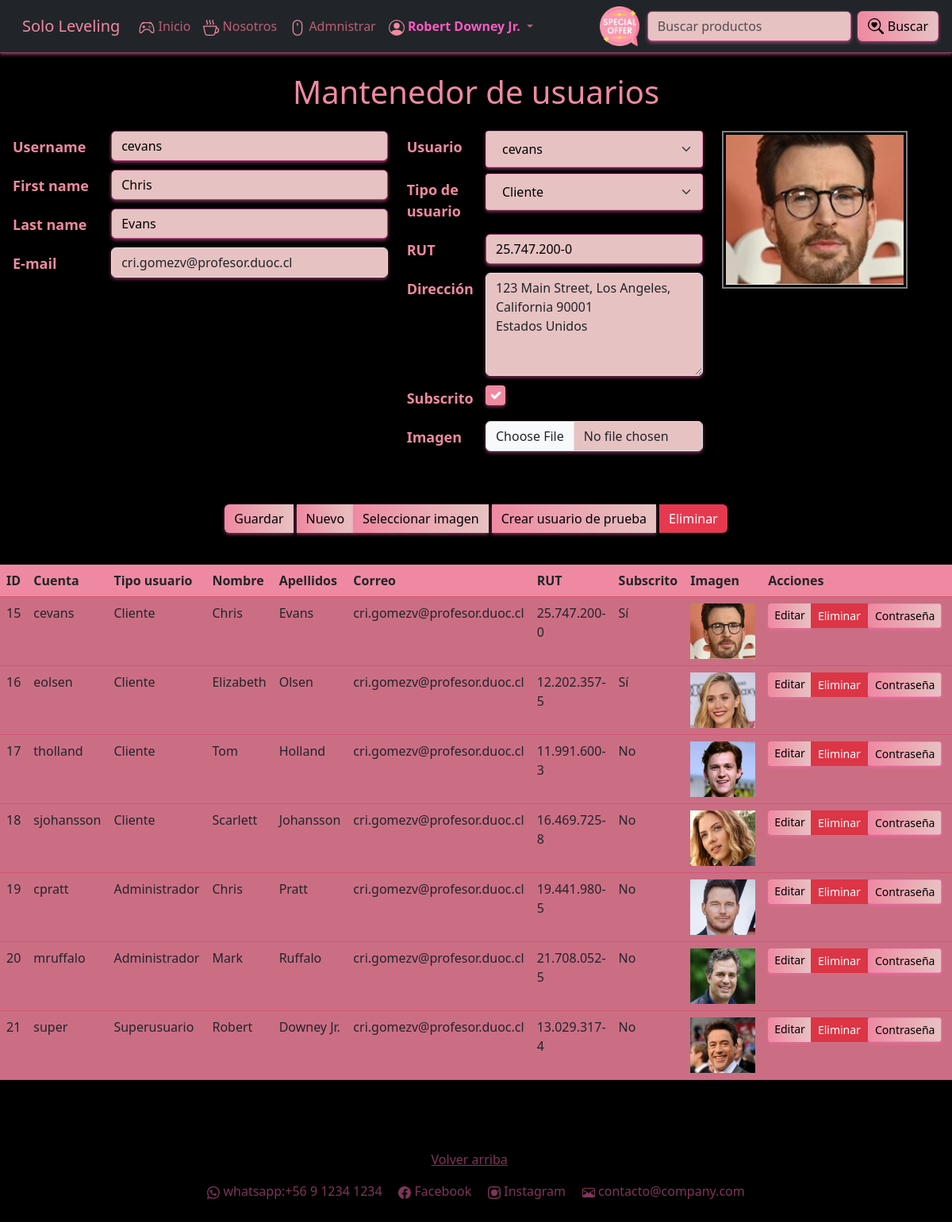
The page /usuarios/actualizar/15 (signed in) on the database its author committed.
### core/models.py (models this page shows, shortened)
class Perfil(models.Model):
    USUARIO_CHOICES = [
        ('Cliente', 'Cliente'),
        ('Administrador', 'Administrador'),
        ('Superusuario', 'Superusuario'),
    ]
    usuario = models.OneToOneField(User, on_delete=models.CASCADE)
    tipo_usuario = models.CharField(
        choices=USUARIO_CHOICES,
        max_length=50,
        blank=False,
        null=False,
        verbose_name='Tipo de usuario'
    )
    rut = models.CharField(max_length=15, blank=False, null=False, verbose_name='RUT')
    direccion = models.CharField(max_length=800, blank=False, null=False, verbose_name='Dirección')
    subscrito = models.BooleanField(blank=False, null=False, verbose_name='Subscrito')
    imagen = models.ImageField(upload_to='perfiles/', blank=False, null=False, verbose_name='Imagen')
    class Meta:
        db_table = 'Perfil'
        verbose_name = "Perfil de usuario"
        verbose_name_plural = "Perfiles de usuarios"
        ordering = ['tipo_usuario']

### core/views.py (the view, shortened to what this page needs)
# urls.py: path('usuarios/<accion>/<id>', usuarios, name='usuarios'),
@user_passes_test(es_personal_autenticado_y_activo)
def usuarios(request, accion, id):
    usuario = User.objects.get(id=id) if int(id) > 0 else None
    perfil = usuario.perfil if usuario else None
    if request.method == 'GET':
        if accion == 'eliminar':
            eliminado, mensaje = eliminar_registro(User, id)
            messages.success(request, mensaje)
            return redirect(usuarios, 'crear', '0')
        else:
            form_usuario = UsuarioForm(instance=usuario)
            form_perfil = PerfilForm(instance=perfil)
    context = {
         'form_usuario': form_usuario,
         'form_perfil': form_perfil,
         'usuarios': User.objects.all(),
    }
    return render(request, 'core/usuarios.html', context)

### core/forms.py
class UsuarioForm(ModelForm):
    class Meta:
        model = User
        fields = ['username', 'first_name', 'last_name', 'email']
        labels = {
            'email': 'E-mail',
        }

class PerfilForm(forms.ModelForm):
    class Meta:
        model = Perfil
        fields = '__all__'
        widgets = {
            'direccion': forms.Textarea(),
            'imagen': forms.FileInput(),
        }

### core/context_processors.py (called while the page is built, shortened)
def obtener_datos_usuario(request):
    first_name = ''
    last_name = ''
    if request.user.is_authenticated:
        usuario = User.objects.get(pk=request.user.pk)
        first_name = usuario.first_name
        last_name = usuario.last_name
    return first_name, last_name

def obtener_datos_carrito(request):
    cantidad_productos = 0
    mostrar_carrito = False
    if request.user.is_authenticated:
        usuario = User.objects.get(pk=request.user.pk)
        if request.user.perfil.tipo_usuario == 'Cliente':
            cantidad_productos = Carrito.objects.filter(cliente=request.user.perfil).count()
            mostrar_carrito = cantidad_productos > 0
    return mostrar_carrito, cantidad_productos

def get_and_clean_session_variable(request, name):
    value = ''
    if name in request.session:
        value = request.session.get(name)
        request.session[name] = ''
    return value

def obtener_mensajes(request):
    html_messages = ''
    tipo_mensajes = []
    lista_mensajes = list(messages.get_messages(request))
    html_form_errors = get_and_clean_session_variable(request, 'backend_html_form_errors')
    titulo = html_form_errors != '' or len(lista_mensajes) > 1
    mensajes = SafeString(html_messages + html_form_errors)
    tipo_mensaje = ''
    if html_form_errors != '' or 'error' in tipo_mensajes:
        tipo_mensaje = 'error'
    elif 'success' in tipo_mensajes:
        tipo_mensaje = 'success'
    elif 'info' in tipo_mensajes:
        tipo_mensaje = 'info'
    return mensajes, tipo_mensaje

def global_render(request):
    first_name, last_name = obtener_datos_usuario(request)
    mostrar_carrito, cantidad_productos = obtener_datos_carrito(request)
    mensajes, tipo_mensaje = obtener_mensajes(request)
    return {
        'mostrar_carrito': mostrar_carrito,
        'cantidad_productos': cantidad_productos,
        'first_name': first_name,
        'last_name': last_name,
        'backend_messages': mensajes,
        'backend_message_type': tipo_mensaje,
    }

### core/templates/core/usuarios.html (shortened to what this page needs)
{% extends 'core/base.html' %}
{% load static %}
{% load custom_filters %}
{% block content %}
 <h1 class="text-center titulos" style="margin: 25px;">Mantenedor de usuarios</h1>
 <form id="form" method="POST" enctype="multipart/form-data">
    <div class="row">
      <div class="col-sm-12 col-md-5">
          {{form_usuario|as_bootstrap_form}}
      </div>
      <div class="col-sm-12 col-md-4">
          {{ form_perfil|as_bootstrap_form }}
      </div>
      <div class="col-sm-12 col-md-3">
        {% if form_perfil.instance.imagen %}
            <img id="cuadro-imagen" src="{{ form_perfil.instance.imagen.url }}" alt="Imagen del Usuario">
        {% else %}
            <img id="cuadro-imagen" src="{% static 'core/img/sin-imagen.png' %}" alt="Sin Imagen">
        {% endif %}
      </div>
    </div>
      <br><br>
      <div class="d-flex justify-content-center mt-2 mb-3">
        <div class="btn-group">
            <button type="submit" class="btn btn-primary boton_buscar_anonimo_2">Guardar</button>
            <a href="{% url 'usuarios' 'crear' '0' %}" class="btn btn-primary boton_buscar_anonimo_2">Nuevo</a>
            <button onclick="event.preventDefault(); document.getElementById('id_imagen').click();" class="btn btn-primary boton_buscar_anonimo_2">Seleccionar imagen</button>
            <button class="btn btn-primary boton_buscar_anonimo_2" id="crear_usuario_prueba">Crear usuario de prueba</button>
            {% if form_usuario.instance.id %}
                <a class="btn btn-primary " style="background-color: #e63950; color: #ffffff;" href="{% url 'usuarios' 'eliminar' form_usuario.instance.id %}">Eliminar</a>
            {% endif %}
        </div>
    </div>
    </div>
  <br>
    <table id="tabla-principal" class="table table-hover">
      <thead>
        <tr class="tabla_carrito">
          <th> ID </th>
          <th> Cuenta </th>
          <th> Tipo usuario </th>
          <th> Nombre </th>
          <th> Apellidos </th>
          <th> Correo </th>
          <th> RUT </th>
          <th> Subscrito </th>
          <th> Imagen </th>
          <th> Acciones </th>
        </tr>
      </thead>
      <tbody class="tabla_carrito">
        {% for usuario in usuarios %}
          <td style="background-color:#cb6e84;" >{{usuario.id}} </td>
          <td style="background-color:#cb6e84;" >{{usuario.username}} </td>
          <td style="background-color:#cb6e84;" >{{usuario.perfil.tipo_usuario}} </td>
          <td style="background-color:#cb6e84;" >{{usuario.first_name}} </td>
          <td style="background-color:#cb6e84;" >{{usuario.last_name}} </td>
          <td style="background-color:#cb6e84;" >{{usuario.email}} </td>
          <td style="background-color:#cb6e84;" >{{usuario.perfil.rut}} </td>
            <td style="background-color:#cb6e84;"> {% if usuario.perfil.subscrito %} Sí {% else %} No {% endif %} </td>
            <td style="background-color:#cb6e84;">
              <img src="/media/{{ usuario.perfil.imagen }}" class="usuario-sm" alt="">
            </td>
            <td style="background-color:#cb6e84;">
              <div class="btn-group">
                <a href="{% url 'usuarios' 'actualizar' usuario.id %}" class="btn btn-primary btn-sm boton_buscar_anonimo_2"> Editar </a>
                <a href="{% url 'usuarios' 'eliminar' usuario.id %}" class="btn btn-danger btn-sm btn_eliminar_carrito"> Eliminar </a>
                <form action="{% url 'cambiar_password' %}" method="post" id="form_{{ usuario.username }}">
                  <button class="btn btn-info btn-sm boton_buscar_anonimo_2" id="id_generar_password" onclick="document.getElementById('form_{{ usuario.username }}').submit();"> Contraseña </button>
                </form>
              </div>
            </td>
        {% endfor %}
      </tbody>
    </table>
{% endblock content %}

### core/templates/core/base.html (shortened to what this page needs)
{% load static %}
<!DOCTYPE html>
<html lang="es">
<head>
    <link type="text/css" rel="stylesheet" href="https://cdn.jsdelivr.net/npm/bootstrap@5.3.0/dist/css/bootstrap.min.css" />
    <link type="text/css" rel="stylesheet" href="https://cdn.datatables.net/1.13.4/css/dataTables.bootstrap5.min.css" />
    <link type="text/css" rel="stylesheet" href="https://cdnjs.cloudflare.com/ajax/libs/animate.css/4.1.1/animate.min.css" />
    <link type="text/css" rel="stylesheet" href="{% static 'core/css/base.css' %}">
    <link type="text/css" rel="stylesheet" href="{% static 'core/css/style.css' %}">
    <link type="text/css" rel="stylesheet" href="{% static 'core/css/page-layout.css' %}">
</head>
<body>
  <nav class="navbar navbar-expand-lg navbar-expand-mb navbar-dark bg-dark nav_anonimo ">
    <div class="container-fluid">
      <a class="navbar-brand" href="{% url 'index' %}" style="color:#ef89a1">
        <a class="navbar-brand" href="{% url 'index' %}"style="color:#ef89a1">Solo Leveling</a>
      </a>
      <div class="collapse navbar-collapse" id="navbarSupportedContent">
        <ul class="navbar-nav me-auto mb-2 mb-lg-0">
          <li class="nav-item">
            <a class="nav-link active" aria-current="page" href="{% url 'index' %}">
              Inicio
            </a>
          </li>
          <li class="nav-item">
            <a class="nav-link active" aria-current="page" href="{% url 'nosotros' %}">
              Nosotros
            </a>
          </li>
          {% if user.is_authenticated and user.is_staff and user.is_active or user.is_authenticated and user.is_superuser and user.is_active %}
            <li class="nav-item dropdown">
              <a class="nav-link active" aria-current="page" href="{% url 'administracion' %}">
                <svg xmlns="http://www.w3.org/2000/svg" style="color:#ef89a1" width="20" height="20" fill="currentColor" class="bi bi-mouse" viewBox="0 0 16 16">
                  <path d="M8 3a.5.5 0 0 1 .5.5v2a.5.5 0 0 1-1 0v-2A.5.5 0 0 1 8 3m4 8a4 4 0 0 1-8 0V5a4 4 0 1 1 8 0zM8 0a5 5 0 0 0-5 5v6a5 5 0 0 0 10 0V5a5 5 0 0 0-5-5"/>
                </svg>
                Admnistrar
              </a>
            </li>
          {% endif %}
          {% if user.is_authenticated %}
            <li class="nav-item dropdown ">
              <a class="nav-link dropdown-toggle" href="#" role="button" data-bs-toggle="dropdown"
                  aria-expanded="false" href="{% url 'ingresar' %}">
                {% if user.is_superuser %}
                  <span class="fw-bold" style="color:rgb(246, 91, 192);">
                {% elif user.is_staff %}
                  <span class="fw-bold" style="color:#e63950;">
                {% else %}
                  <span>
                {% endif %}
                  {{ first_name }} {{ last_name }}
                </span>
              </a>
            </li>
          {% endif %}
        </ul>
        <a href="{% url 'ropa' %}">
          <img src="{% static 'core/img/ofertaa.png' %}" style="height: 50px; margin-right: 10px;" alt="">
        </a>
        <br>
        <form method="post" action="{% url 'index' %}" class="d-flex" role="search">
          <input class="form-control me-2 boton_buscar_anonimo" type="search" placeholder="Buscar productos"
              aria-label="Search" id="buscar" id="buscar" name="buscar">
          <button class="btn btn-outline-success boton_buscar_anonimo_2" type="submit">
            Buscar
          </button>
        </form>
      </div>
    </div>
  </nav>
  <div class="content m-3 pagelayout-2">
    {% block content %}
    {% endblock content %}
  <br><br><br>
  <footer id="footer">
    <div class="container text-center">
      <p>
        <a class="color_footer" href="#">Volver arriba</a>
      </p>
      <p class="color_footer">
        whatsapp:+56 9 1234 1234
        &nbsp; &nbsp;
        Facebook
        &nbsp; &nbsp;
        Instagram
        &nbsp; &nbsp;
        contacto@company.com
      </p>
    </div>
    <br>
  </footer>
</body>
</html>

### core/static/core/css/base.css (style rules this page uses)
.usuario-sm { width: 82px; height: 70px; }
#cuadro-imagen { max-width: 236px; max-height: 199px; padding: 3px; border: 2px solid gray; }
#id_direccion { height: 130px; }

### core/static/core/css/style.css (style rules this page uses)
th { vertical-align: top; background-color: #ef89a1 !important; }
input, textarea, select { background-image: linear-gradient(to right, #e7c2c2, #e7c2c2); box-shadow: 0 2px 4px rgba(255, 105, 180, 0.5); border-color: rgba(255, 105, 180, 0.5); color: #FFFFFF; }
body { background-color: #000000; color: #FFFFFF; }
.nav_anonimo { background-image: linear-gradient(to right, white ); box-shadow: 0 2px 4px rgba(255, 105, 180, 0.5); border-bottom: 1px solid rgba(255, 105, 180, 0.5); color: #FFFFFF; }
.boton_buscar_anonimo { background-image: linear-gradient(to right, #e7c2c2, #e7c2c2); box-shadow: 0 2px 4px rgba(255, 105, 180, 0.5); border-color: rgba(255, 105, 180, 0.5); color: #FFFFFF; }
.boton_buscar_anonimo_2 { background-image: linear-gradient(to right, #ef89a1, #e7c2c2); box-shadow: 0 2px 4px rgba(255, 105, 180, 0.5); border-color: rgba(255, 105, 180, 0.5); color: #000000; text-align: center; }
.btn_eliminar_carrito { background-image:#e63950; color: #ffffff; }
button.btn { display: flex; align-items: center; margin-right: 5px; }
button.btn svg { margin-right: 5px; }
.form-control { max-width: 400px; }
.titulos { color:#ef89a1; }
.navbar-nav .nav-link { color: #ba5f74 !important; }
.color_footer { color:rgba(255, 105, 180, 0.5); }
.btn-primary { border: transparent; }
.tabla_carrito { background-color:#d55674; border-color: #d55674; }
#form input[type="text"] { background-color: linear-gradient(to right, #e7c2c2, #e7c2c2); box-shadow: 0 2px 4px rgba(255, 105, 180, 0.5); border-color: rgba(255, 105, 180, 0.5); color: #000000; }
#form label, #form .form-group > label, #form .form-group > .helptext, #form .form-check-label { color: #ef89a1; font-weight: bold; font-size: 18px; }
.form-select { appearance: none; -webkit-appearance: none; -moz-appearance: none; padding: 10px 20px; font-size: 16px; line-height: 1.5; color: #000000; background-color: #e7c2c2 !important; border: 1px solid rgba(255, 105, 180, 0.5); box-shadow: 0 2px 4px rgba(255, 105, 180, 0.5); border-radius: 4px; outline: none; cursor: pointer; user-select: auto; }
p { color: #ef89a1; }
input[type="checkbox"] { width: 25px; height: 25px; margin-right: 10px; appearance: none; background-color: #fff; border: 2px solid #ef89a1; border-radius: 3px; cursor: pointer; position: relative; }
input[type="checkbox"]:checked { background-color: #ef89a1; border-color: #ef89a1; }
input[type="checkbox"]:checked::before { content: ''; color: #fff; font-size: 12px; position: absolute; top: 50%; left: 50%; transform: translate(-50%, -50%); }

### rows shown on the page
Perfil: usuario "cevans", tipo_usuario "Cliente", rut "25.747.200-0", direccion "123 Main Street, Los Angeles, California 90001 Estados Unidos", subscrito "☑", instance.imagen (picture)

### other values the page prints
{{ first_name }} "Robert"
{{ last_name }} "Downey Jr."
{{ usuario.id }} "15"
{{ usuario.username }} "cevans"
{{ usuario.perfil.tipo_usuario }} "Cliente"
{{ usuario.first_name }} "Chris"
{{ usuario.last_name }} "Evans"
{{ usuario.email }} "cri.gomezv@profesor.duoc.cl"
{{ usuario.perfil.rut }} "25.747.200-0"
{{ usuario.id }} "16"
{{ usuario.username }} "eolsen"
{{ usuario.first_name }} "Elizabeth"
{{ usuario.last_name }} "Olsen"
{{ usuario.perfil.rut }} "12.202.357-5"
{{ usuario.id }} "17"
